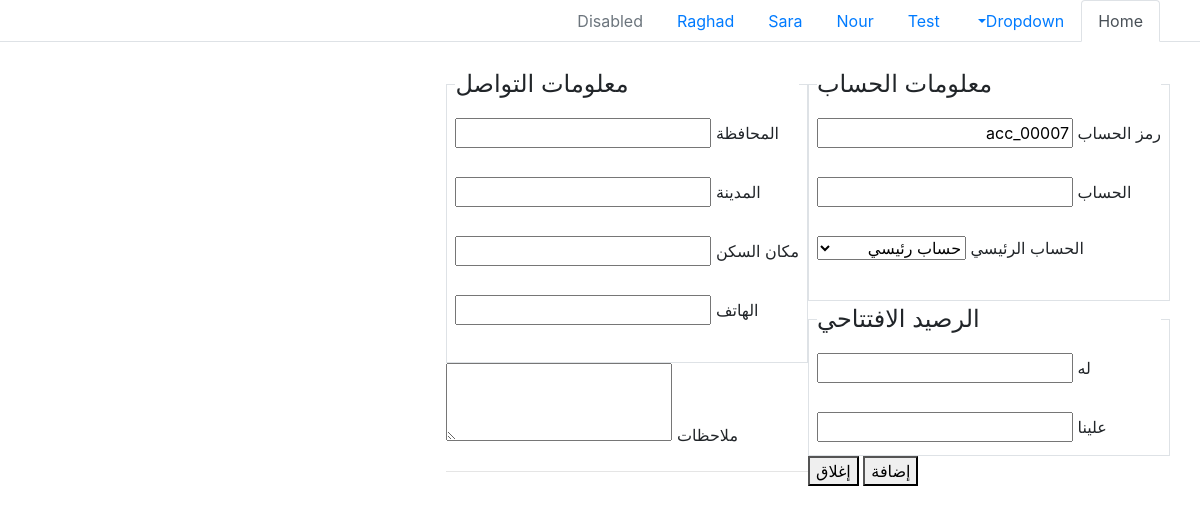
Before: /account_card.php with the older database file.
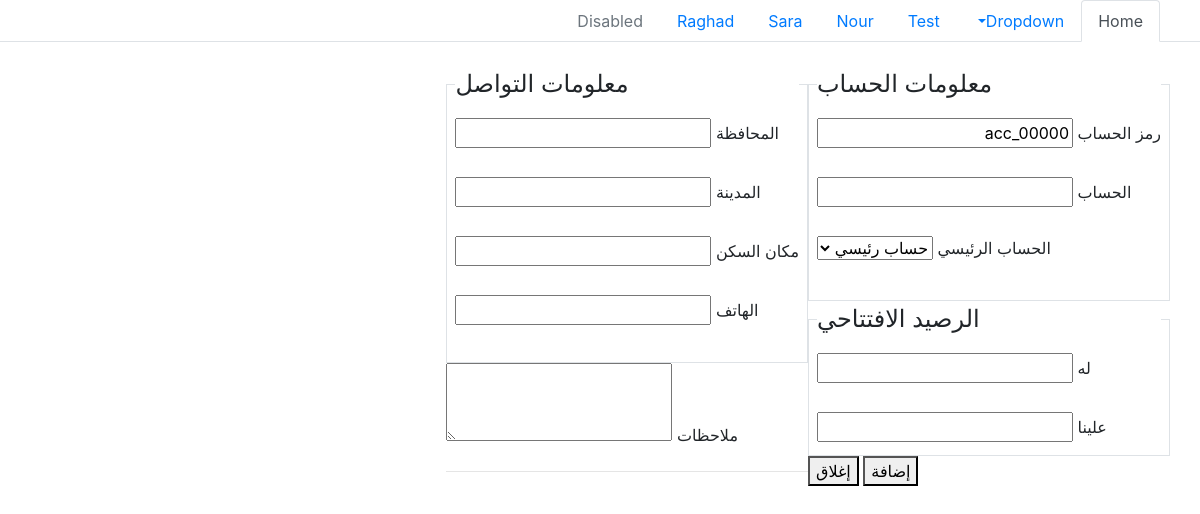
After: the same page with the newer database file.
### tables this page shows
CREATE TABLE `accounts` (
  `id` int(11) NOT NULL AUTO_INCREMENT,
  `code` varchar(250) NOT NULL,
  `name` varchar(250) DEFAULT NULL,
  `phone` varchar(250) DEFAULT NULL,
  `email` varchar(250) DEFAULT NULL,
  `account_id` int(11) NOT NULL DEFAULT 0,
  `city` varchar(250) DEFAULT NULL,
  `state` varchar(250) DEFAULT NULL,
  `location` varchar(250) DEFAULT NULL,
  `note` varchar(250) DEFAULT NULL,
  `fund` varchar(250) NOT NULL,
  `type` varchar(250) NOT NULL,
  `created_at` timestamp NOT NULL DEFAULT current_timestamp(),
  `updated_at` timestamp NOT NULL DEFAULT current_timestamp(),
  PRIMARY KEY (`id`)
);

### helper/config_functions.php (called while the page is built, shortened)
<?php
function get_value_from_config($key , $in_key = ""){
    $json = json_decode(file_get_contents('config.json') , true);
    if($in_key != "")
        return $json[$key][$in_key];
    return $json[$key];
}
?>

### helper/operation_functions.php (called while the page is built, shortened)
<?php
function generate_code($prefix , $code){
    $code_trim = substr($code , strlen($prefix."_")-1)+1;
    $code_result = "";
    for($i = NUMBER_OF_ZEROS ; $i > strlen($code_trim) ; $i--){
        $code_result .= "0";
    }
    return $prefix .$code_result . $code_trim;
}
function get_auto_code($con , $table , $column , $prefix){
    $select_max_id_query = "select max(id) from $table";
    $select_max_id_exec= mysqli_query($con , $select_max_id_query);
    $max_id = mysqli_fetch_row($select_max_id_exec)[0];
    $select_code_query = "select $column from $table where id = '$max_id' and $column like '$prefix%'";
    $select_code_exec = mysqli_query($con,$select_code_query);
    @$code = mysqli_fetch_row($select_code_exec)[0];
    if($code == null)
        return $prefix . "00000";
    return generate_code($prefix , $code);
}

### account_card.php (the view, shortened to what this page needs)
<?php
include('include/nav.php');
?>
<!DOCTYPE html>
<html>
<head>
    <link rel="stylesheet" href="css/bootstrap.min.css">
</head>
<body>
    <form action="" method="post">
        <div class="container">
            <?php
            $account = [];
            ?>
            <div class="row">
                <div class="md-4">
                    <br>
                    <fieldset class="border p-2">
                        <legend class="w-auto">معلومات الحساب</legend>
                        <label for="code">رمز الحساب</label>
                        <input name="code" type="text" readonly value="<?php
                                                                        if (isset($account['code'])) echo $account['code'];
                                                                        else
                                                                            echo get_auto_code($con, "accounts", "code", get_value_from_config("prefix_code", "account"))  ?>">
                        <br><br>
                        <label for="name">الحساب</label>
                        <input type="text" name="name" value="<?php if (isset($account['name'])) echo $account['name'] ?>">
                        <br><br>
                        <label for="main account">الحساب الرئيسي</label>
                        <select name="account_id" id="">
                            <option value="0">حساب رئيسي</option>
                        </select>
                        <br><br>
                    </fieldset>
                    <fieldset class="border p-2">
                        <legend class="w-auto">الرصيد الافتتاحي</legend>
                        <label name="credit">له</label>
                        <input type="number" name="credit"
                        value="<?php if(isset($account['fund']) && $account['fund'] > 0) echo $account['fund'] ?>">
                        <br><br>
                        <label name="debit">علينا</label>
                        <input type="number" name="debit"
                        value="<?php if(isset($account['fund']) && $account['fund'] < 0) echo  trim($account['fund'] , '-') ?>">
                    </fieldset>
                    <button type="submit" name="add">إضافة</button>
                    <button type="button" name="close">إغلاق</button>
                </div>
                <div class="md-8">
                    <br>
                    <fieldset class="border p-2">
                        <legend class="w-auto">معلومات التواصل </legend>
                        <label name="">المحافظة</label>
                        <input type="text" name="state"
                        value="<?php if(isset($account['state'])) echo $account['state'] ?>">
                        <br><br>
                        <label name="">المدينة</label>
                        <input type="text" name="city"
                        value="<?php if(isset($account['city'])) echo $account['city'] ?>">
                        <br><br>
                        <label name="">مكان السكن</label>
                        <input type="text" name="location"
                        value="<?php if(isset($account['location'])) echo $account['location'] ?>">
                        <br><br>
                        <label name="">الهاتف</label>
                        <input type="text" name="phone"
                        value="<?php if(isset($account['phone'])) echo $account['phone'] ?>">
                        <br><br>
                    </fieldset>
                    <label name="">ملاحظات</label>
                    <textarea rows="3" type="text" name="note"><?php if(isset($account['note'])) echo $account['note'] ?></textarea>
                    <hr>
                </div>
            </div>
        </div>
    </form>
</body>
</html>

### include/css.php
<link rel="stylesheet" href="../css/bootstrap.min.css">
<link rel="stylesheet" href="../css/style.css">

### include/nav.php (shortened to what this page needs)
<?php
    include('css.php');
    @include('sql/connection.php');
    include('sql/sql_queries.php');
    include('helper/config_functions.php');
    include('helper/operation_functions.php');
?>
<ul class="nav nav-tabs">
  <li class="nav-item">
    <a class="nav-link active" href="index.php">Home</a>
  </li>
  <li class="nav-item dropdown">
    <a class="nav-link dropdown-toggle" data-toggle="dropdown" href="#" role="button" aria-haspopup="true" aria-expanded="false">Dropdown</a>
  </li>
  <li class="nav-item">
    <a class="nav-link" href="test_index.php">Test</a>
  </li>
  <li class="nav-item">
    <a class="nav-link" href="test_noor.php">Nour</a>
  </li>
  <li class="nav-item">
    <a class="nav-link" href="test_sara.php">Sara</a>
  </li>
  <li class="nav-item">
    <a class="nav-link" href="test_rgd.php">Raghad</a>
  </li>
  <li class="nav-item">
    <a class="nav-link disabled" href="#">Disabled</a>
  </li>
</ul>

### css/style.css (style rules this page uses)
* { direction: rtl; }

Changed rows visible on the page:
removed accounts: code "acc_00007"
Other visible differences:
form field code: (not shown) → "acc_00000"
